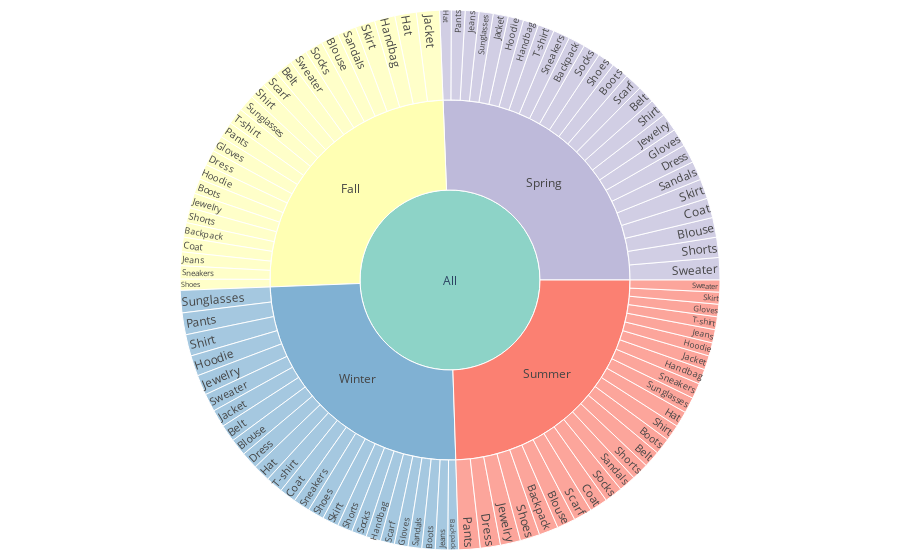

Here is the notebook cell this chart was saved with:
### Code cell
# groupby by the item
df_item = df.groupby(["Season", "Item Purchased"], as_index=False).agg({
    "Purchase Amount (USD)": "sum",
    "Age": "mean",
    "Customer ID": "count"
}).rename(columns={"Customer ID": "Purchase Count"})

# groupby by the season
df_season = df.groupby("Season", as_index=False).agg({
    "Purchase Amount (USD)": "sum",
    "Age": "mean",
    "Customer ID": "count"
}).rename(columns={"Customer ID": "Purchase Count"})
df_season["Item Purchased"] = None 

df_season["id"] = "Season__" + df_season["Season"].astype(str)
df_season["parent"] = "All_Seasons"  

df_item["id"] = (
    "Season__" + df_item["Season"].astype(str) + "__Item__" + df_item["Item Purchased"].astype(str)
)
df_item["parent"] = "Season__" + df_item["Season"].astype(str)

root = pd.DataFrame({
    "Season": ["All"],
    "Item Purchased": [None],
    "Purchase Amount (USD)": [df["Purchase Amount (USD)"].sum()],
    "Age": [df["Age"].mean()],
    "Purchase Count": [df["Customer ID"].count()],
    "id": ["All_Seasons"],
    "parent": [""]
})

df_sunburst = pd.concat([root, df_season, df_item], ignore_index=True)

df_sunburst["label"] = df_sunburst["Item Purchased"].fillna(df_sunburst["Season"])

df_sunburst["id"] = df_sunburst["id"].astype(str)
df_sunburst["parent"] = df_sunburst["parent"].fillna("").astype(str)
df_sunburst.loc[df_sunburst["parent"] == "", "parent"] = ""  

df_sunburst["Season_str"] = df_sunburst["Season"].fillna("").astype(str)
df_sunburst["Item_str"] = df_sunburst["Item Purchased"].fillna("").astype(str)
custom = df_sunburst[["Season_str", "Item_str", "Purchase Amount (USD)", "Age"]].values

fig = px.sunburst(
    df_sunburst,
    ids="id",
    parents="parent",
    names="label",          
    values="Purchase Count",
    color="Season",         
    hover_data={
        "Season": True,
        "Item Purchased": True,
        "Purchase Amount (USD)": ":.0f",
        "Purchase Count": True,
        "Age": ":.1f"
    },
    branchvalues="total",
    color_discrete_sequence=pc.qualitative.Set3
)

fig.update_traces(
    customdata=custom,
    hovertemplate=(
        "<b>%{label}</b><br>"                              # display item/season label
        "Purchase Count: %{value}<br>"                     # always show count
        "Parent: %{parent}<br>"                            # parent id 
        "Season: %{customdata[0]}<br>"                     # season string 
        "Item: %{customdata[1]}<br>"                       # item string 
        "Purchase Amount (USD): %{customdata[2]:,.0f}<br>" 
        "Avg. Age: %{customdata[3]:.1f}<extra></extra>"
    )
)

fig.update_layout(margin=dict(t=10, l=10, r=10, b=10))
fig.show()

### Figure 1 — Plotly figure (JSON) as saved in the notebook; plotly's stock layout.template omitted (floating-point values rounded to 4 significant figures; data arrays with more than 128 entries replaced by an {"elided": "..."} marker saying what was removed)
{"data": [{"branchvalues": "total", "customdata": {"elided": "105x4 mixed values"}, "domain": {"x": [0, 1], "y": [0, 1]}, "hovertemplate": "<b>%{label}</b><br>Purchase Count: %{value}<br>Parent: %{parent}<br>Season: %{customdata[0]}<br>Item: %{customdata[1]}<br>Purchase Amount (USD): %{customdata[2]:,.0f}<br>Avg. Age: %{customdata[3]:.1f}<extra></extra>", "ids": ["All_Seasons", "Season__Fall", "Season__Spring", "Season__Summer", "Season__Winter", "Season__Fall__Item__Backpack", "Season__Fall__Item__Belt", "Season__Fall__Item__Blouse", "Season__Fall__Item__Boots", "Season__Fall__Item__Coat", "Season__Fall__Item__Dress", "Season__Fall__Item__Gloves", "Season__Fall__Item__Handbag", "Season__Fall__Item__Hat", "Season__Fall__Item__Hoodie", "Season__Fall__Item__Jacket", "Season__Fall__Item__Jeans", "Season__Fall__Item__Jewelry", "Season__Fall__Item__Pants", "Season__Fall__Item__Sandals", "Season__Fall__Item__Scarf", "Season__Fall__Item__Shirt", "Season__Fall__Item__Shoes", "Season__Fall__Item__Shorts", "Season__Fall__Item__Skirt", "Season__Fall__Item__Sneakers", "Season__Fall__Item__Socks", "Season__Fall__Item__Sunglasses", "Season__Fall__Item__Sweater", "Season__Fall__Item__T-shirt", "Season__Spring__Item__Backpack", "Season__Spring__Item__Belt", "Season__Spring__Item__Blouse", "Season__Spring__Item__Boots", "Season__Spring__Item__Coat", "Season__Spring__Item__Dress", "Season__Spring__Item__Gloves", "Season__Spring__Item__Handbag", "Season__Spring__Item__Hat", "Season__Spring__Item__Hoodie", "Season__Spring__Item__Jacket", "Season__Spring__Item__Jeans", "Season__Spring__Item__Jewelry", "Season__Spring__Item__Pants", "Season__Spring__Item__Sandals", "Season__Spring__Item__Scarf", "Season__Spring__Item__Shirt", "Season__Spring__Item__Shoes", "Season__Spring__Item__Shorts", "Season__Spring__Item__Skirt", "Season__Spring__Item__Sneakers", "Season__Spring__Item__Socks", "Season__Spring__Item__Sunglasses", "Season__Spring__Item__Sweater", "Season__Spring__Item__T-shirt", "Season__Summer__Item__Backpack", "Season__Summer__Item__Belt", "Season__Summer__Item__Blouse", "Season__Summer__Item__Boots", "Season__Summer__Item__Coat", "Season__Summer__Item__Dress", "Season__Summer__Item__Gloves", "Season__Summer__Item__Handbag", "Season__Summer__Item__Hat", "Season__Summer__Item__Hoodie", "Season__Summer__Item__Jacket", "Season__Summer__Item__Jeans", "Season__Summer__Item__Jewelry", "Season__Summer__Item__Pants", "Season__Summer__Item__Sandals", "Season__Summer__Item__Scarf", "Season__Summer__Item__Shirt", "Season__Summer__Item__Shoes", "Season__Summer__Item__Shorts", "Season__Summer__Item__Skirt", "Season__Summer__Item__Sneakers", "Season__Summer__Item__Socks", "Season__Summer__Item__Sunglasses", "Season__Summer__Item__Sweater", "Season__Summer__Item__T-shirt", "Season__Winter__Item__Backpack", "Season__Winter__Item__Belt", "Season__Winter__Item__Blouse", "Season__Winter__Item__Boots", "Season__Winter__Item__Coat", "Season__Winter__Item__Dress", "Season__Winter__Item__Gloves", "Season__Winter__Item__Handbag", "Season__Winter__Item__Hat", "Season__Winter__Item__Hoodie", "Season__Winter__Item__Jacket", "Season__Winter__Item__Jeans", "Season__Winter__Item__Jewelry", "Season__Winter__Item__Pants", "Season__Winter__Item__Sandals", "Season__Winter__Item__Scarf", "Season__Winter__Item__Shirt", "Season__Winter__Item__Shoes", "Season__Winter__Item__Shorts", "Season__Winter__Item__Skirt", "Season__Winter__Item__Sneakers", "Season__Winter__Item__Socks", "Season__Winter__Item__Sunglasses", "Season__Winter__Item__Sweater", "Season__Winter__Item__T-shirt"], "labels": ["All", "Fall", "Spring", "Summer", "Winter", "Backpack", "Belt", "Blouse", "Boots", "Coat", "Dress", "Gloves", "Handbag", "Hat", "Hoodie", "Jacket", "Jeans", "Jewelry", "Pants", "Sandals", "Scarf", "Shirt", "Shoes", "Shorts", "Skirt", "Sneakers", "Socks", "Sunglasses", "Sweater", "T-shirt", "Backpack", "Belt", "Blouse", "Boots", "Coat", "Dress", "Gloves", "Handbag", "Hat", "Hoodie", "Jacket", "Jeans", "Jewelry", "Pants", "Sandals", "Scarf", "Shirt", "Shoes", "Shorts", "Skirt", "Sneakers", "Socks", "Sunglasses", "Sweater", "T-shirt", "Backpack", "Belt", "Blouse", "Boots", "Coat", "Dress", "Gloves", "Handbag", "Hat", "Hoodie", "Jacket", "Jeans", "Jewelry", "Pants", "Sandals", "Scarf", "Shirt", "Shoes", "Shorts", "Skirt", "Sneakers", "Socks", "Sunglasses", "Sweater", "T-shirt", "Backpack", "Belt", "Blouse", "Boots", "Coat", "Dress", "Gloves", "Handbag", "Hat", "Hoodie", "Jacket", "Jeans", "Jewelry", "Pants", "Sandals", "Scarf", "Shirt", "Shoes", "Shorts", "Skirt", "Sneakers", "Socks", "Sunglasses", "Sweater", "T-shirt"], "marker": {"colors": ["rgb(141,211,199)", "rgb(255,255,179)", "rgb(190,186,218)", "rgb(251,128,114)", "rgb(128,177,211)", "rgb(255,255,179)", "rgb(255,255,179)", "rgb(255,255,179)", "rgb(255,255,179)", "rgb(255,255,179)", "rgb(255,255,179)", "rgb(255,255,179)", "rgb(255,255,179)", "rgb(255,255,179)", "rgb(255,255,179)", "rgb(255,255,179)", "rgb(255,255,179)", "rgb(255,255,179)", "rgb(255,255,179)", "rgb(255,255,179)", "rgb(255,255,179)", "rgb(255,255,179)", "rgb(255,255,179)", "rgb(255,255,179)", "rgb(255,255,179)", "rgb(255,255,179)", "rgb(255,255,179)", "rgb(255,255,179)", "rgb(255,255,179)", "rgb(255,255,179)", "rgb(190,186,218)", "rgb(190,186,218)", "rgb(190,186,218)", "rgb(190,186,218)", "rgb(190,186,218)", "rgb(190,186,218)", "rgb(190,186,218)", "rgb(190,186,218)", "rgb(190,186,218)", "rgb(190,186,218)", "rgb(190,186,218)", "rgb(190,186,218)", "rgb(190,186,218)", "rgb(190,186,218)", "rgb(190,186,218)", "rgb(190,186,218)", "rgb(190,186,218)", "rgb(190,186,218)", "rgb(190,186,218)", "rgb(190,186,218)", "rgb(190,186,218)", "rgb(190,186,218)", "rgb(190,186,218)", "rgb(190,186,218)", "rgb(190,186,218)", "rgb(251,128,114)", "rgb(251,128,114)", "rgb(251,128,114)", "rgb(251,128,114)", "rgb(251,128,114)", "rgb(251,128,114)", "rgb(251,128,114)", "rgb(251,128,114)", "rgb(251,128,114)", "rgb(251,128,114)", "rgb(251,128,114)", "rgb(251,128,114)", "rgb(251,128,114)", "rgb(251,128,114)", "rgb(251,128,114)", "rgb(251,128,114)", "rgb(251,128,114)", "rgb(251,128,114)", "rgb(251,128,114)", "rgb(251,128,114)", "rgb(251,128,114)", "rgb(251,128,114)", "rgb(251,128,114)", "rgb(251,128,114)", "rgb(251,128,114)", "rgb(128,177,211)", "rgb(128,177,211)", "rgb(128,177,211)", "rgb(128,177,211)", "rgb(128,177,211)", "rgb(128,177,211)", "rgb(128,177,211)", "rgb(128,177,211)", "rgb(128,177,211)", "rgb(128,177,211)", "rgb(128,177,211)", "rgb(128,177,211)", "rgb(128,177,211)", "rgb(128,177,211)", "rgb(128,177,211)", "rgb(128,177,211)", "rgb(128,177,211)", "rgb(128,177,211)", "rgb(128,177,211)", "rgb(128,177,211)", "rgb(128,177,211)", "rgb(128,177,211)", "rgb(128,177,211)", "rgb(128,177,211)", "rgb(128,177,211)"]}, "name": "", "parents": ["", "All_Seasons", "All_Seasons", "All_Seasons", "All_Seasons", "Season__Fall", "Season__Fall", "Season__Fall", "Season__Fall", "Season__Fall", "Season__Fall", "Season__Fall", "Season__Fall", "Season__Fall", "Season__Fall", "Season__Fall", "Season__Fall", "Season__Fall", "Season__Fall", "Season__Fall", "Season__Fall", "Season__Fall", "Season__Fall", "Season__Fall", "Season__Fall", "Season__Fall", "Season__Fall", "Season__Fall", "Season__Fall", "Season__Fall", "Season__Spring", "Season__Spring", "Season__Spring", "Season__Spring", "Season__Spring", "Season__Spring", "Season__Spring", "Season__Spring", "Season__Spring", "Season__Spring", "Season__Spring", "Season__Spring", "Season__Spring", "Season__Spring", "Season__Spring", "Season__Spring", "Season__Spring", "Season__Spring", "Season__Spring", "Season__Spring", "Season__Spring", "Season__Spring", "Season__Spring", "Season__Spring", "Season__Spring", "Season__Summer", "Season__Summer", "Season__Summer", "Season__Summer", "Season__Summer", "Season__Summer", "Season__Summer", "Season__Summer", "Season__Summer", "Season__Summer", "Season__Summer", "Season__Summer", "Season__Summer", "Season__Summer", "Season__Summer", "Season__Summer", "Season__Summer", "Season__Summer", "Season__Summer", "Season__Summer", "Season__Summer", "Season__Summer", "Season__Summer", "Season__Summer", "Season__Summer", "Season__Winter", "Season__Winter", "Season__Winter", "Season__Winter", "Season__Winter", "Season__Winter", "Season__Winter", "Season__Winter", "Season__Winter", "Season__Winter", "Season__Winter", "Season__Winter", "Season__Winter", "Season__Winter", "Season__Winter", "Season__Winter", "Season__Winter", "Season__Winter", "Season__Winter", "Season__Winter", "Season__Winter", "Season__Winter", "Season__Winter", "Season__Winter", "Season__Winter"], "type": "sunburst", "values": [3900, 975, 999, 955, 971, 34, 41, 42, 35, 34, 36, 37, 48, 50, 36, 54, 32, 35, 38, 44, 40, 39, 26, 35, 46, 31, 42, 39, 42, 39, 39, 41, 46, 40, 46, 43, 42, 36, 27, 36, 35, 32, 42, 32, 44, 41, 42, 40, 47, 46, 39, 40, 33, 52, 38, 45, 39, 43, 38, 42, 47, 29, 35, 37, 31, 33, 31, 47, 50, 40, 43, 38, 46, 40, 28, 36, 42, 37, 28, 30, 25, 40, 40, 31, 39, 40, 32, 34, 40, 48, 41, 29, 47, 51, 32, 33, 50, 38, 35, 38, 39, 35, 52, 42, 40]}], "layout": {"legend": {"tracegroupgap": 0}, "margin": {"b": 10, "l": 10, "r": 10, "t": 10}, "sunburstcolorway": ["rgb(141,211,199)", "rgb(255,255,179)", "rgb(190,186,218)", "rgb(251,128,114)", "rgb(128,177,211)", "rgb(253,180,98)", "rgb(179,222,105)", "rgb(252,205,229)", "rgb(217,217,217)", "rgb(188,128,189)", "rgb(204,235,197)", "rgb(255,237,111)"]}}
